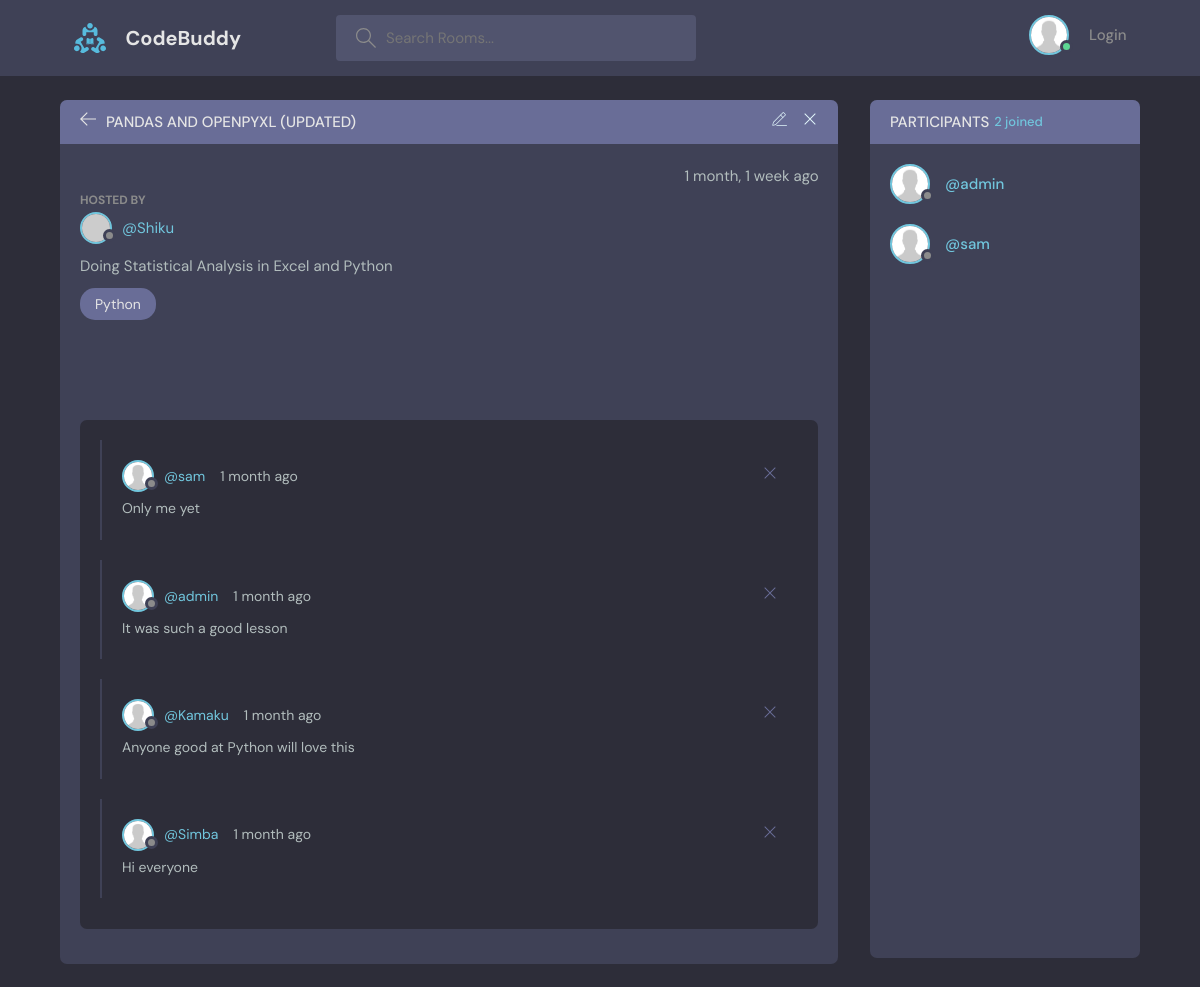
Page /room/6/ on the committed database.
### base/models.py (models this page shows, shortened)
class Room(models.Model):
    host = models.ForeignKey(User, on_delete=models.SET_NULL, null=True)
    topic = models.ForeignKey(Topic, on_delete=models.SET_NULL, null=True)
    name = models.CharField(max_length=200)
    description = models.TextField(null=True, blank=True)
    participants = models.ManyToManyField(User, related_name='participants', blank=True)
    updated = models.DateTimeField(auto_now=True)
    created = models.DateTimeField(auto_now_add=True)
    class Meta:
        ordering = ['-created', '-updated']

class Topic(models.Model):
    name = models.CharField(max_length=200)
    def __str__(self):
        return self.name

class Message(models.Model):
    user = models.ForeignKey(User, on_delete=models.CASCADE)
    room = models.ForeignKey(Room, on_delete=models.CASCADE)
    topic = models.ForeignKey(Topic, on_delete=models.CASCADE, null=True)
    body = models.TextField()
    updated = models.DateTimeField(auto_now=True)
    created = models.DateTimeField(auto_now_add=True)
    class Meta:
        ordering = ['-created', '-updated']

### base/views.py (the view, shortened to what this page needs)
# urls.py: path('room/<str:pk>/', views.room, name = "room"),
def room(request, pk):
    room = Room.objects.get(id = pk)
    room_messages = room.message_set.all().order_by('-created')
    participants = room.participants.all()
    context = {'room': room, 'room_messages': room_messages, 'participants': participants }
    return render(request, "base/room.html", context)

### base/templates/base/room.html (shortened to what this page needs)
{% extends 'main.html' %} {% block content %} {% load static %}
<main class="profile-page layout layout--2">
  <div class="container">
    <div class="room">
      <div class="room__top">
        <div class="room__topLeft">
          <a href="{% url 'home' %}">
            <svg
              version="1.1"
              xmlns="http://www.w3.org/2000/svg"
              width="32"
              height="32"
              viewBox="0 0 32 32"
            >
              <title>arrow-left</title>
              <path
                d="M13.723 2.286l-13.723 13.714 13.719 13.714 1.616-1.611-10.96-10.96h27.625v-2.286h-27.625l10.965-10.965-1.616-1.607z"
              ></path>
            </svg>
          </a>
          <h3>{{ room.name }}</h3>
        </div>
        <div class="room__topRight">
          <a href="{% url 'update-room' room.id %}">
          </a>
          <a href="{% url 'delete-room' room.id %}">
            <svg
              version="1.1"
              xmlns="http://www.w3.org/2000/svg"
              width="32"
              height="32"
              viewBox="0 0 32 32"
            >
              <title>remove</title>
              <path
                d="M27.314 6.019l-1.333-1.333-9.98 9.981-9.981-9.981-1.333 1.333 9.981 9.981-9.981 9.98 1.333 1.333 9.981-9.98 9.98 9.98 1.333-1.333-9.98-9.98 9.98-9.981z"
              ></path>
            </svg>
          </a>
        </div>
      </div>
      <div class="room__box scroll">
        <div class="room__header scroll">
          <div class="room__info">
            <span>{{ room.created|timesince }} ago</span>
          </div>
          <div class="room__hosted">
            <p>Hosted By</p>
            <a
              href="{% url 'user-profile' room.host.id %}"
              class="room__author"
            >
              <div class="avatar avatar--small">
                <img src="https://randomuser.me/api/portraits/men/37.jpg" />
              </div>
              <span>@{{ room.host.username }}</span>
            </a>
          </div>
          {% if room.description %}
          <div class="room__details">{{ room.description }}</div>
          {% else %}
          <div class="room__details">Room not described</div>
          {% endif %}
          <span class="room__topics">{{ room.topic }}</span>
        </div>
        <div class="room__conversation">
          <div class="threads scroll">
            {% for message in room_messages %}
            <div class="thread">
              <div class="thread__top">
                <div class="thread__author">
                  <a
                    href="{% url 'user-profile' message.user.id %}"
                    class="thread__authorInfo"
                  >
                    <div class="avatar avatar--small">
                      <img src="{% static 'images/pp.jpg' %}" />
                    </div>
                    <span>@{{ message.user.username }} </span>
                  </a>
                  <span class="thread__date">
                    {{ message.created|timesince }} ago
                  </span>
                </div>
                <div class="thread__delete">
                  <svg
                    version="1.1"
                    xmlns="http://www.w3.org/2000/svg"
                    width="32"
                    height="32"
                    viewBox="0 0 32 32"
                  >
                    <title>remove</title>
                    <path
                      d="M27.314 6.019l-1.333-1.333-9.98 9.981-9.981-9.981-1.333 1.333 9.981 9.981-9.981 9.98 1.333 1.333 9.981-9.98 9.98 9.98 1.333-1.333-9.98-9.98 9.98-9.981z"
                    ></path>
                  </svg>
                </div>
              </div>
              <div class="thread__details">{{ message.body }}</div>
            </div>
            {% endfor %}
          </div>
        </div>
      </div>
    </div>
    <div class="participants">
      <h3 class="participants__top">
        Participants <span> {{ room.participants.count }} joined </span>
      </h3>
      <div class="participants__list scroll">
        {% for participant in participants %}
        <a href="{% url 'user-profile' room.host.id %}" class="participant">
          <div class="avatar avatar--medium">
            <img src="{% static 'images/pp.jpg' %}" />
          </div>
          <p>
            <span>@{{ participant.username }}</span>
          </p>
        </a>
        {% endfor %}
      </div>
    </div>
  </div>
</main>
{% endblock %}

### rows in the picture
Room: name "PANDAS AND OPENPYXL (UPDATED)", created "1 month, 1 week", host.username "Shiku", description "Doing Statistical Analysis in Excel and Python", topic "Python", participants.count "2"
Message: user.username "sam", created "1 month", body "Only me yet"
Message: user.username "admin", created "1 month", body "It was such a good lesson"
Message: user.username "Kamaku", created "1 month", body "Anyone good at Python will love this"
Message: user.username "Simba", created "1 month", body "Hi everyone"

### other values in the picture
{{ participant.username }} "admin"
{{ participant.username }} "sam"
